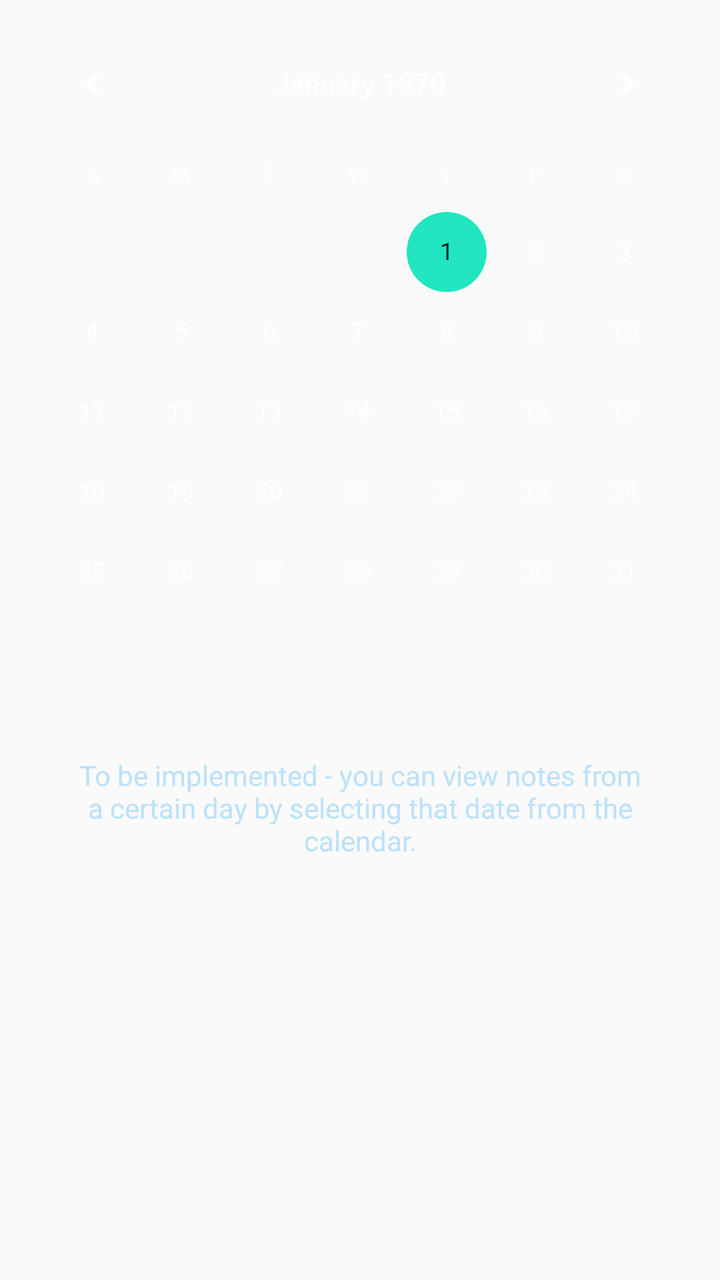
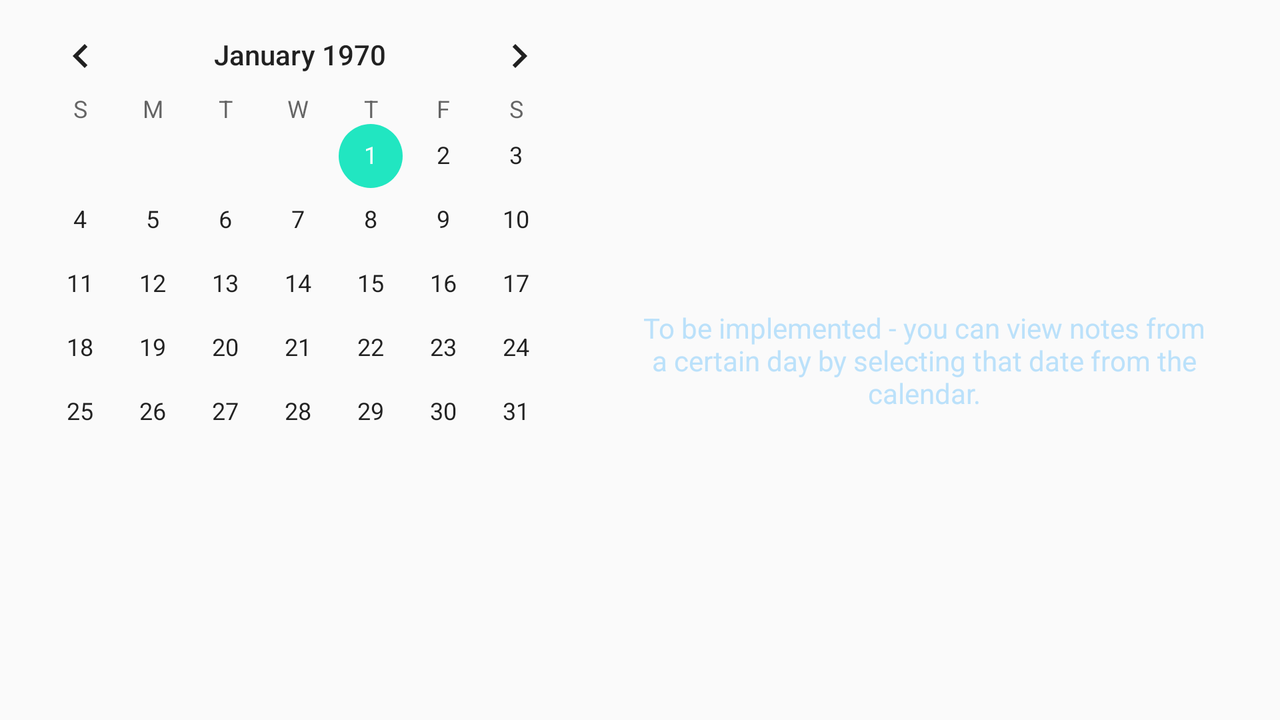

Compare how this app lays out the same screen by default and in its alternative resource folder. The renders come first, then the two layout files and the values they reference.
<!-- AndroidManifest.xml: application theme AppTheme.NoActionBar -->
<!-- res/layout/fragment_calendar.xml -->
<?xml version="1.0" encoding="utf-8"?>
<androidx.constraintlayout.widget.ConstraintLayout xmlns:android="http://schemas.android.com/apk/res/android"
    xmlns:app="http://schemas.android.com/apk/res-auto"
    android:layout_width="match_parent"
    android:layout_height="match_parent">

    <CalendarView
        android:id="@+id/calendarView"
        android:layout_width="0dp"
        android:layout_height="wrap_content"
        android:layout_marginStart="4dp"
        android:layout_marginTop="8dp"
        android:layout_marginEnd="4dp"
        android:textColor="#bbe1fa"
        android:theme="@style/CalenderViewCustom"
        app:layout_constraintEnd_toEndOf="parent"
        app:layout_constraintStart_toStartOf="parent"
        app:layout_constraintTop_toTopOf="parent" />

    <TextView
        android:layout_width="0dp"
        android:layout_height="wrap_content"
        android:layout_marginStart="24dp"
        android:layout_marginTop="32dp"
        android:layout_marginEnd="24dp"
        android:text="@string/calendar_placeholder_text"
        android:textAlignment="center"
        android:textColor="#bbe1fa"
        app:layout_constraintEnd_toEndOf="parent"
        app:layout_constraintStart_toStartOf="parent"
        app:layout_constraintTop_toBottomOf="@+id/calendarView" />

</androidx.constraintlayout.widget.ConstraintLayout>
<!-- resources referenced by this layout -->
<resources>
  <string name="calendar_placeholder_text">To be implemented - you can view notes from a certain day by selecting that date from the calendar.</string>
  <style name="CalenderViewCustom" parent="Theme.AppCompat">
          <item name="colorAccent">@color/colorAccent</item>
          <item name="colorPrimary">#eeeeee</item>
      </style>
  <style name="AppTheme.NoActionBar" parent="Theme.AppCompat.Light.NoActionBar">
          <item name="colorPrimary">@color/colorPrimary</item>
          <item name="colorPrimaryDark">@color/colorPrimaryDark</item>
          <item name="colorAccent">@color/colorAccent</item>
      </style>
  <color name="colorAccent">#21e6c1</color>
  <color name="colorPrimary">#121212</color>
  <color name="colorPrimaryDark">#121212</color>
</resources>
<!-- res/layout-land/fragment_calendar.xml (the repository's variant of the layout above) -->
<!-- drawn on the phone turned sideways -->
<?xml version="1.0" encoding="utf-8"?>
<androidx.constraintlayout.widget.ConstraintLayout
    xmlns:android="http://schemas.android.com/apk/res/android"
    xmlns:app="http://schemas.android.com/apk/res-auto"
    android:layout_width="match_parent"
    android:layout_height="match_parent">

    <TextView
        android:id="@+id/textView"
        android:layout_width="0dp"
        android:layout_height="wrap_content"
        android:layout_marginStart="16dp"
        android:layout_marginTop="16dp"
        android:layout_marginEnd="32dp"
        android:layout_marginBottom="16dp"
        android:text="@string/calendar_placeholder_text"
        android:textAlignment="center"
        android:textColor="#bbe1fa"
        app:layout_constraintBottom_toBottomOf="parent"
        app:layout_constraintEnd_toEndOf="parent"
        app:layout_constraintStart_toEndOf="@+id/calendarView"
        app:layout_constraintTop_toTopOf="parent" />

    <CalendarView
        android:id="@+id/calendarView"
        android:layout_width="0dp"
        android:layout_height="0dp"
        android:layout_marginStart="4dp"
        android:layout_marginTop="8dp"
        android:layout_marginEnd="4dp"
        android:layout_marginBottom="8dp"
        android:textColor="#bbe1fa"
        app:layout_constraintBottom_toBottomOf="parent"
        app:layout_constraintEnd_toStartOf="@+id/textView"
        app:layout_constraintStart_toStartOf="parent"
        app:layout_constraintTop_toTopOf="parent" />
</androidx.constraintlayout.widget.ConstraintLayout>
<!-- resources referenced by the variant -->
<!-- as the phone turned sideways resolves them -->
<resources>
  <string name="calendar_placeholder_text">To be implemented - you can view notes from a certain day by selecting that date from the calendar.</string>
  <style name="AppTheme.NoActionBar" parent="Theme.AppCompat.Light.NoActionBar">
          <item name="colorPrimary">@color/colorPrimary</item>
          <item name="colorPrimaryDark">@color/colorPrimaryDark</item>
          <item name="colorAccent">@color/colorAccent</item>
      </style>
  <color name="colorPrimary">#121212</color>
  <color name="colorPrimaryDark">#121212</color>
  <color name="colorAccent">#21e6c1</color>
</resources>
